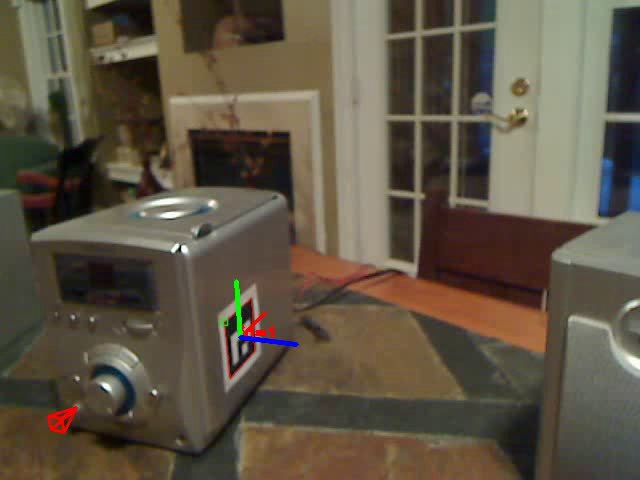
#> input picture frame 0 of HW4/HW4 Video Output.avi, 640 x 480 px, given in place of hw4.avi, which was not available
$ python main.py
#> lines starting #> are read from the running program, lines starting #| are printed output that depends on the picture; pictures that were not available may be replaced by others from this repository, and a replacement may not be noted
# Name: Peter Kohler
# Class: CSCI 507
# Assignment: Homework 4
# Date: 10/19/21


import cv2
import numpy as np
import sys

# Function call to create Rotation Matrix
def rotation(X_rot, Y_rot, Z_rot):  # Rotation inputs in radians
    # Rotation Inputs
    ax, ay, az = X_rot, Y_rot, Z_rot  # radians

    sx, sy, sz = np.sin(ax), np.sin(ay), np.sin(az)
    cx, cy, cz = np.cos(ax), np.cos(ay), np.cos(az)

    if X_rot != 0 and Y_rot == 0 and Z_rot == 0:
        R = np.array(((1, 0, 0), (0, cx, -sx), (0, sx, cx)))  # Rotation about x axis
    elif X_rot == 0 and Y_rot != 0 and Z_rot == 0:
        R = np.array(((cy, 0, sy), (0, 1, 0), (-sy, 0, cy)))  # Rotation about y axis
    elif X_rot == 0 and Y_rot == 0 and Z_rot != 0:
        R = np.array(((cz, -sz, 0), (sz, cz, 0), (0, 0, 1)))  # Rotation about z axis
    elif X_rot == 0 and Y_rot == 0 and Z_rot == 0:
        R = np.array(((1, 0, 0), (0, 1, 0), (0, 0, 1)))      # Returns identity matrix if rotation = 0
    return R


def main():
    # Read in images from video file
    video_capture = cv2.VideoCapture("hw4.avi") # Open video capture object
    got_image, bgr_image = video_capture.read() # Make sure we can read video
#> bgr_image is the input picture: shape (480, 640, 3); mean B, G, R 68.7, 84.8, 94.8

    if not got_image:
        print("Cannot read video source")
        sys.exit()
    image_dimensions = bgr_image.shape
#> image_dimensions = (480, 640, 3)
    image_height = image_dimensions[0]
#> image_height = 480
    image_width = image_dimensions[1]
#> image_width = 640


    # Video creation declaration
    fourcc = cv2.VideoWriter_fourcc('M', 'J', 'P', 'G')
    videoWriter = cv2.VideoWriter("HW4 Video Output.avi", fourcc = fourcc, fps = 30.0,
                                        frameSize=(image_width, image_height))

    # Get the pattern dictionary for 4x4 markers, with ids 0 through 99
    arucoDict = cv2.aruco.getPredefinedDictionary(cv2.aruco.DICT_4X4_100)

    # Intrinsic Camera Characteristics
    c_x = image_width/2     # Center of image width
#> c_x = 320
    c_y = image_height/2    # Center of image height
#> c_y = 240
    f_x, f_y = 675, 675     # Focal lengths in pixels

    # Intrinsic Camera Calibration Matrix k
    K = np.array(( (f_x, 0, c_x), (0, f_y, c_y), (0, 0, 1) ))

    # MARKER_LENGTH Definition (The height and width of dictionary image in real world)
    MARKER_LENGTH = 2.0 # inches

    # Pyramid Points to create drawing with
    Coords = np.array(([-0.25, -0.25, 1.0, 1.0], [0.25, -0.25, 1.0, 1.0], [0.25, 0.25, 1.0, 1.0], [-0.25, 0.25, 1.0, 1.0],
                       [0.0, 0.0, 0.0, 1.0]))

    # Copy of Pyramid points to iterate with through frames in video
    Coords_proj = np.zeros(Coords.shape, dtype=float)

    # Create rotation matrix going from Dictionary ID 1 to switch
    # Rotation about y axis -pi/2 rad
    rot_1 = rotation(0, -np.pi / 2, 0)
    # Create rotation matrix going from Dictionary ID 0 to switch
    # Rotation about y axis pi/2 rad
    rot_0 = rotation(0, np.pi / 2, 0)

    count = 0
    while True:
        count +=1
        # Read and show images until end of video is reached.
        got_image, bgr_image = video_capture.read()
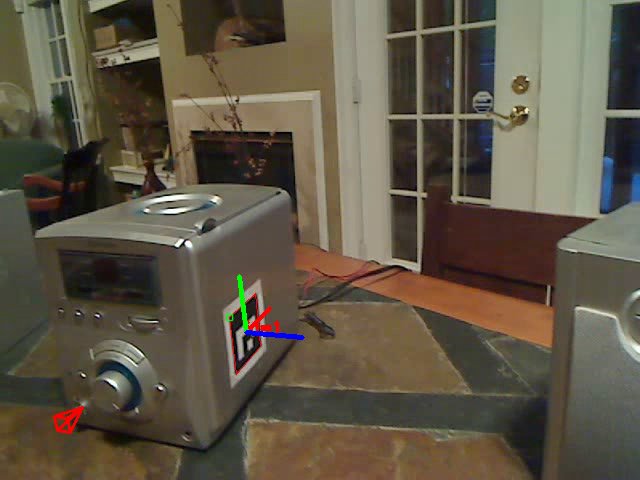
#> input picture frame 1 of HW4/HW4 Video Output.avi, 640 x 480 px, given in place of hw4.avi, which was not available
#> bgr_image is the input picture: shape (480, 640, 3); mean B, G, R 70.1, 86.2, 95.2
        if not got_image:
            break # End of video; exit the while loop

        # Detect a marker. Returns:
        #   corners:   list of detected marker corners; for each marker, corners are clockwise)
        #   ids:   vector of ids for the detected markers
        corners, ids, _ = cv2.aruco.detectMarkers(
            image=bgr_image,
            dictionary=arucoDict
        )
#> corners = (); ids = None

        if ids is not None:
            # Draw on detected markers
            cv2.aruco.drawDetectedMarkers(
                image=bgr_image, corners=corners, ids=ids, borderColor=(0, 0, 255))

            # Draw pose
            rvecs, tvecs, _ = cv2.aruco.estimatePoseSingleMarkers(
                corners=corners, markerLength=MARKER_LENGTH,
                cameraMatrix=K, distCoeffs=None
            )
            # Get the pose of the first detected marker with respect to the camera.
            rvec_m_c = rvecs[0]  # This is a 1x3 rotation vector
            tm_c = tvecs[0].T  # This is a 1x3 translation vector
            # Draw Origin Axis' (Red is X axis, Green is Y axis, Blue is Z axis)
            cv2.aruco.drawAxis(
                image=bgr_image, cameraMatrix=K, distCoeffs=None,
                rvec=rvec_m_c, tvec=tm_c, length=MARKER_LENGTH)

            # Generate 3x3 Rotation Matrix from Rotation Vector
            rot, _ = cv2.Rodrigues(rvec_m_c)

            # Generate full 4x4 Transformation matrix with respect to Dictionary Image
            Transform = np.block([[rot, tm_c], [0, 0, 0, 1]])

            print(count)
            print(Transform)
            cv2.waitKey(0)

            if ids[0][0] == 1:  # ID = 1
                # Transformation from Dictionary Image ID 1 location to Button
                # Translation to Switch with respect to marker 1: (X,Y,Z) = (-2.5; -2.0; -5.0)
                trans_1 = np.array([[-2.5],
                                   [-2.0],
                                   [-5.0]])

                # 4x4 Transform from Dictionary ID 1 to Switch
                Transform_1 = np.block([[rot_1, trans_1],[0, 0, 0, 1]])
                # Calculate final Transform
                Transform = Transform @ Transform_1

            elif ids[0][0] == 0:   # ID = 0
                # Transformation from Image ID 0 location to Button
                # Translation to Switch with respect to marker 0: (X,Y,Z) = (2.5; -2.0; -1.0)
                trans_0 = np.array([[2.5],
                                   [-2.0],
                                   [-1.0]])
                # 4x4 Transform from Dictionary ID 0 to Switch
                Transform_0 = np.block([[rot_0, trans_0],[0, 0, 0, 1]])
                # Calculate final Transform
                Transform = Transform @ Transform_0

            # Camera External Transformation Matrix
            M_ext = Transform[0:3, :]

            # Project Pyramid Coordinates onto Image Coordinates
            for i in range(5):
                Coords_proj[i][0:3] = K @ M_ext @ Coords[i].T
                Coords_proj[i][0:3] = Coords_proj[i][0:3] / Coords_proj[i][2]
                for j in range(2):
                    Coords_proj[i][j] = round(Coords_proj[i][j], 2)
            # Draw the arch
            cv2.line(bgr_image, (int(Coords_proj[0][0]), int(Coords_proj[0][1])), (int(Coords_proj[4][0]), int(Coords_proj[4][1])),
                     (0, 0, 255), 2)
            cv2.line(bgr_image, (int(Coords_proj[1][0]), int(Coords_proj[1][1])), (int(Coords_proj[4][0]), int(Coords_proj[4][1])),
                     (0, 0, 255), 2)
            cv2.line(bgr_image, (int(Coords_proj[2][0]), int(Coords_proj[2][1])), (int(Coords_proj[4][0]), int(Coords_proj[4][1])),
                     (0, 0, 255), 2)
            cv2.line(bgr_image, (int(Coords_proj[3][0]), int(Coords_proj[3][1])), (int(Coords_proj[4][0]), int(Coords_proj[4][1])),
                     (0, 0, 255), 2)
            cv2.line(bgr_image, (int(Coords_proj[4][0]), int(Coords_proj[4][1])), (int(Coords_proj[0][0]), int(Coords_proj[0][1])),
                     (0, 0, 255), 2)
            # Draw the base
            cv2.line(bgr_image, (int(Coords_proj[0][0]), int(Coords_proj[0][1])), (int(Coords_proj[1][0]), int(Coords_proj[1][1])),
                     (0, 0, 255), 2)
            cv2.line(bgr_image, (int(Coords_proj[1][0]), int(Coords_proj[1][1])), (int(Coords_proj[2][0]), int(Coords_proj[2][1])),
                     (0, 0, 255), 2)
            cv2.line(bgr_image, (int(Coords_proj[2][0]), int(Coords_proj[2][1])), (int(Coords_proj[3][0]), int(Coords_proj[3][1])),
                     (0, 0, 255), 2)
            cv2.line(bgr_image, (int(Coords_proj[3][0]), int(Coords_proj[3][1])), (int(Coords_proj[4][0]), int(Coords_proj[4][1])),
                     (0, 0, 255), 2)
            cv2.line(bgr_image, (int(Coords_proj[0][0]), int(Coords_proj[0][1])), (int(Coords_proj[3][0]), int(Coords_proj[3][1])),
                     (0, 0, 255), 2)


        cv2.imshow("Output", bgr_image)
        videoWriter.write(bgr_image)
        cv2.waitKey(50)
    videoWriter.release()

if __name__ == '__main__':
    main()

$ run again, starting later in the video
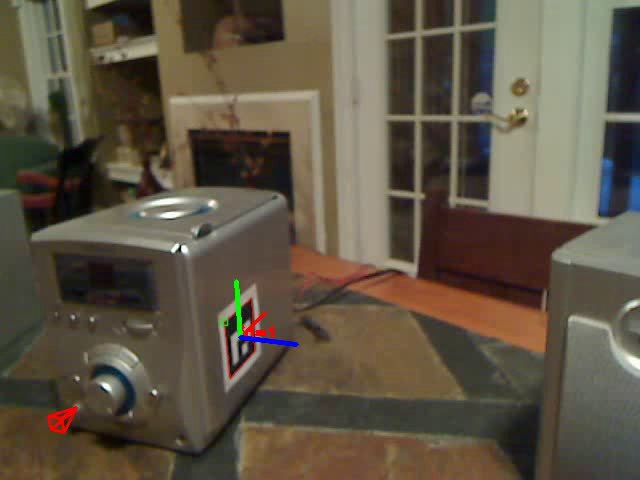
#> input picture frame 0 of HW4/HW4 Video Output.avi, 640 x 480 px, given in place of hw4.avi, which was not available
#> in main, bgr_image is the input picture: shape (480, 640, 3); mean B, G, R 68.7, 84.8, 94.8
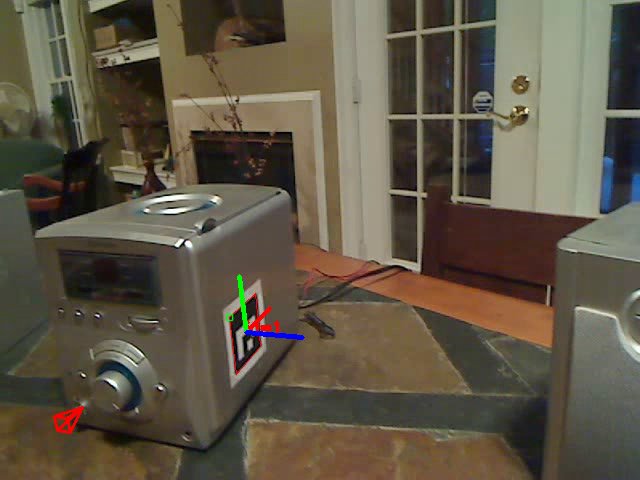
#> input picture frame 1 of HW4/HW4 Video Output.avi, 640 x 480 px, given in place of hw4.avi, which was not available
#> in main, bgr_image is the input picture: shape (480, 640, 3); mean B, G, R 70.1, 86.2, 95.2
#> corners = (); ids = None

$ run again, starting later in the video
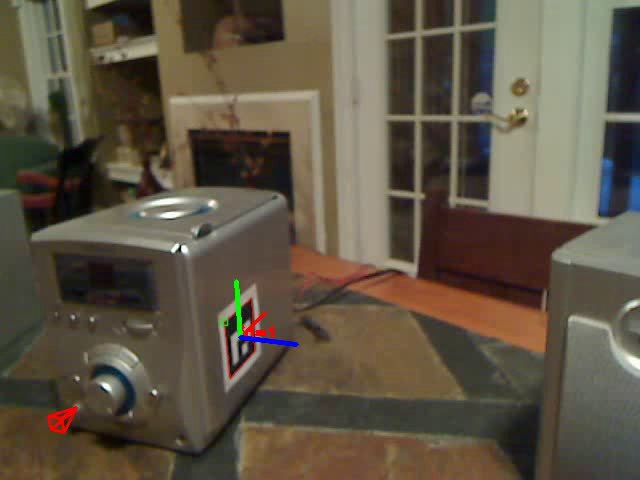
#> input picture frame 0 of HW4/HW4 Video Output.avi, 640 x 480 px, given in place of hw4.avi, which was not available
#> in main, bgr_image is the input picture: shape (480, 640, 3); mean B, G, R 68.7, 84.8, 94.8
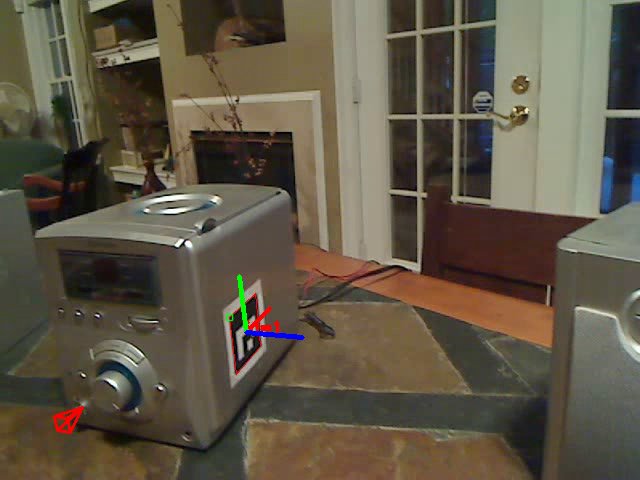
#> input picture frame 1 of HW4/HW4 Video Output.avi, 640 x 480 px, given in place of hw4.avi, which was not available
#> in main, bgr_image is the input picture: shape (480, 640, 3); mean B, G, R 70.1, 86.2, 95.2
#> corners = (); ids = None
